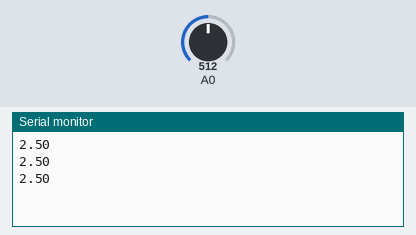
Bench run of a sketch on a simulated Arduino Uno, built with avr-gcc and run on an emulated ATmega328P. Parts: the last lines printed to the serial monitor. Inputs (shaded band) come from the test bench; at power-on: A0 = 512.

Above: at 1.3 s.
1.4 s: A0 set to 716
At 1.9 s:
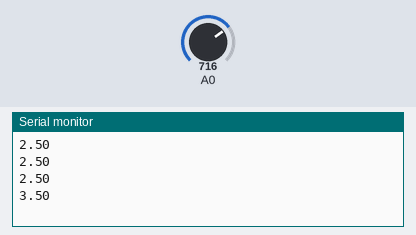
2.9 s: A0 set to 900
At 3.4 s:
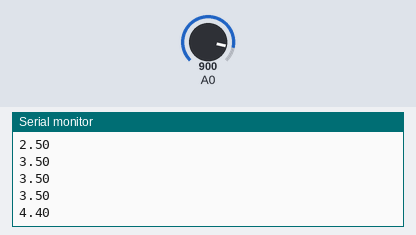
Timing chart, 0 to 5.9 s (numbered marks = the images above; inputs shaded):
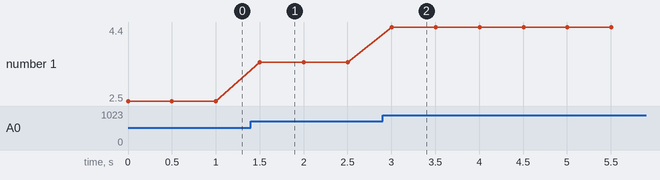

Measured:
- after the input at 1.4 s, the serial monitor: prints a new line after 0.10 s (image 1)
- after the input at 2.9 s, the serial monitor: prints a new line after 0.10 s (image 2)
- plotted number 1: 2.5 → 3.5 after the input at 1.4 s, 3.5 → 4.4 after the input at 2.9 s

The sketch:

photo_reflector0.ino
```cpp
void setup() {
  analogReference(DEFAULT);
  Serial.begin(9600);
  // put your setup code here, to run once:

}

void loop() {
  // put your main code here, to run repeatedly:
  int val;
  float V;
  val=analogRead(A0);
  V=(float)val/1023*5;
  Serial.println(V);
  delay(500);

}
```
